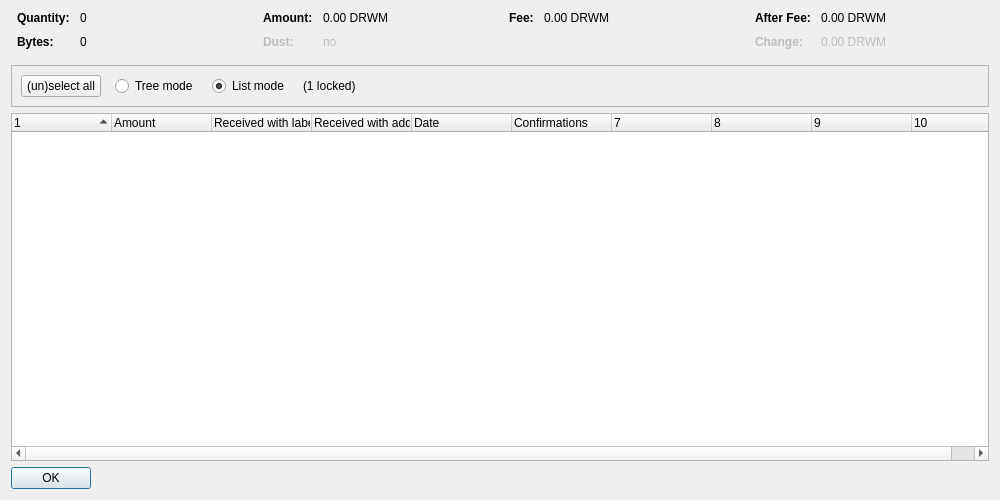
<?xml version="1.0" encoding="UTF-8"?>
<ui version="4.0">
 <class>CoinControlDialog</class>
 <widget class="QDialog" name="CoinControlDialog">
  <property name="geometry">
   <rect>
    <x>0</x>
    <y>0</y>
    <width>1000</width>
    <height>500</height>
   </rect>
  </property>
  <property name="windowTitle">
   <string>Coin Selection</string>
  </property>
  <layout class="QVBoxLayout" name="verticalLayout">
   <item>
    <layout class="QHBoxLayout" name="horizontalLayoutTop" stretch="0,0,0,0">
     <property name="topMargin">
      <number>0</number>
     </property>
     <property name="bottomMargin">
      <number>10</number>
     </property>
     <item>
      <layout class="QFormLayout" name="formLayoutCoinControl1">
       <property name="horizontalSpacing">
        <number>10</number>
       </property>
       <property name="verticalSpacing">
        <number>10</number>
       </property>
       <property name="leftMargin">
        <number>6</number>
       </property>
       <property name="rightMargin">
        <number>6</number>
       </property>
       <item row="0" column="0">
        <widget class="QLabel" name="labelCoinControlQuantityText">
         <property name="font">
          <font>
           <weight>75</weight>
           <bold>true</bold>
          </font>
         </property>
         <property name="text">
          <string>Quantity:</string>
         </property>
        </widget>
       </item>
       <item row="0" column="1">
        <widget class="QLabel" name="labelCoinControlQuantity">
         <property name="cursor">
          <cursorShape>IBeamCursor</cursorShape>
         </property>
         <property name="contextMenuPolicy">
          <enum>Qt::ActionsContextMenu</enum>
         </property>
         <property name="text">
          <string notr="true">0</string>
         </property>
         <property name="textInteractionFlags">
          <set>Qt::LinksAccessibleByMouse|Qt::TextSelectableByKeyboard|Qt::TextSelectableByMouse</set>
         </property>
        </widget>
       </item>
       <item row="1" column="0">
        <widget class="QLabel" name="labelCoinControlBytesText">
         <property name="font">
          <font>
           <weight>75</weight>
           <bold>true</bold>
          </font>
         </property>
         <property name="text">
          <string>Bytes:</string>
         </property>
        </widget>
       </item>
       <item row="1" column="1">
        <widget class="QLabel" name="labelCoinControlBytes">
         <property name="cursor">
          <cursorShape>IBeamCursor</cursorShape>
         </property>
         <property name="contextMenuPolicy">
          <enum>Qt::ActionsContextMenu</enum>
         </property>
         <property name="text">
          <string notr="true">0</string>
         </property>
         <property name="textInteractionFlags">
          <set>Qt::LinksAccessibleByMouse|Qt::TextSelectableByKeyboard|Qt::TextSelectableByMouse</set>
         </property>
        </widget>
       </item>
      </layout>
     </item>
     <item>
      <layout class="QFormLayout" name="formLayoutCoinControl2">
       <property name="horizontalSpacing">
        <number>10</number>
       </property>
       <property name="verticalSpacing">
        <number>10</number>
       </property>
       <property name="leftMargin">
        <number>6</number>
       </property>
       <property name="rightMargin">
        <number>6</number>
       </property>
       <item row="0" column="0">
        <widget class="QLabel" name="labelCoinControlAmountText">
         <property name="font">
          <font>
           <weight>75</weight>
           <bold>true</bold>
          </font>
         </property>
         <property name="text">
          <string>Amount:</string>
         </property>
        </widget>
       </item>
       <item row="0" column="1">
        <widget class="QLabel" name="labelCoinControlAmount">
         <property name="cursor">
          <cursorShape>IBeamCursor</cursorShape>
         </property>
         <property name="contextMenuPolicy">
          <enum>Qt::ActionsContextMenu</enum>
         </property>
         <property name="text">
          <string notr="true">0.00 DRWM</string>
         </property>
         <property name="textInteractionFlags">
          <set>Qt::LinksAccessibleByMouse|Qt::TextSelectableByKeyboard|Qt::TextSelectableByMouse</set>
         </property>
        </widget>
       </item>
       <item row="1" column="0">
        <widget class="QLabel" name="labelCoinControlLowOutputText">
         <property name="enabled">
          <bool>false</bool>
         </property>
         <property name="font">
          <font>
           <weight>75</weight>
           <bold>true</bold>
          </font>
         </property>
         <property name="text">
          <string>Dust:</string>
         </property>
        </widget>
       </item>
       <item row="1" column="1">
        <widget class="QLabel" name="labelCoinControlLowOutput">
         <property name="enabled">
          <bool>false</bool>
         </property>
         <property name="cursor">
          <cursorShape>IBeamCursor</cursorShape>
         </property>
         <property name="contextMenuPolicy">
          <enum>Qt::ActionsContextMenu</enum>
         </property>
         <property name="text">
          <string notr="true">no</string>
         </property>
         <property name="textInteractionFlags">
          <set>Qt::LinksAccessibleByMouse|Qt::TextSelectableByKeyboard|Qt::TextSelectableByMouse</set>
         </property>
        </widget>
       </item>
      </layout>
     </item>
     <item>
      <layout class="QFormLayout" name="formLayoutCoinControl3">
       <property name="horizontalSpacing">
        <number>10</number>
       </property>
       <property name="verticalSpacing">
        <number>10</number>
       </property>
       <property name="leftMargin">
        <number>6</number>
       </property>
       <property name="rightMargin">
        <number>6</number>
       </property>
       <item row="0" column="0">
        <widget class="QLabel" name="labelCoinControlFeeText">
         <property name="font">
          <font>
           <weight>75</weight>
           <bold>true</bold>
          </font>
         </property>
         <property name="text">
          <string>Fee:</string>
         </property>
        </widget>
       </item>
       <item row="0" column="1">
        <widget class="QLabel" name="labelCoinControlFee">
         <property name="cursor">
          <cursorShape>IBeamCursor</cursorShape>
         </property>
         <property name="contextMenuPolicy">
          <enum>Qt::ActionsContextMenu</enum>
         </property>
         <property name="text">
          <string notr="true">0.00 DRWM</string>
         </property>
         <property name="textInteractionFlags">
          <set>Qt::LinksAccessibleByMouse|Qt::TextSelectableByKeyboard|Qt::TextSelectableByMouse</set>
         </property>
        </widget>
       </item>
      </layout>
     </item>
     <item>
      <layout class="QFormLayout" name="formLayoutCoinControl4">
       <property name="horizontalSpacing">
        <number>10</number>
       </property>
       <property name="verticalSpacing">
        <number>10</number>
       </property>
       <property name="leftMargin">
        <number>6</number>
       </property>
       <property name="rightMargin">
        <number>6</number>
       </property>
       <item row="0" column="0">
        <widget class="QLabel" name="labelCoinControlAfterFeeText">
         <property name="font">
          <font>
           <weight>75</weight>
           <bold>true</bold>
          </font>
         </property>
         <property name="text">
          <string>After Fee:</string>
         </property>
        </widget>
       </item>
       <item row="0" column="1">
        <widget class="QLabel" name="labelCoinControlAfterFee">
         <property name="cursor">
          <cursorShape>IBeamCursor</cursorShape>
         </property>
         <property name="contextMenuPolicy">
          <enum>Qt::ActionsContextMenu</enum>
         </property>
         <property name="text">
          <string notr="true">0.00 DRWM</string>
         </property>
         <property name="textInteractionFlags">
          <set>Qt::LinksAccessibleByMouse|Qt::TextSelectableByKeyboard|Qt::TextSelectableByMouse</set>
         </property>
        </widget>
       </item>
       <item row="1" column="0">
        <widget class="QLabel" name="labelCoinControlChangeText">
         <property name="enabled">
          <bool>false</bool>
         </property>
         <property name="font">
          <font>
           <weight>75</weight>
           <bold>true</bold>
          </font>
         </property>
         <property name="text">
          <string>Change:</string>
         </property>
        </widget>
       </item>
       <item row="1" column="1">
        <widget class="QLabel" name="labelCoinControlChange">
         <property name="enabled">
          <bool>false</bool>
         </property>
         <property name="cursor">
          <cursorShape>IBeamCursor</cursorShape>
         </property>
         <property name="contextMenuPolicy">
          <enum>Qt::ActionsContextMenu</enum>
         </property>
         <property name="text">
          <string notr="true">0.00 DRWM</string>
         </property>
         <property name="textInteractionFlags">
          <set>Qt::LinksAccessibleByMouse|Qt::TextSelectableByKeyboard|Qt::TextSelectableByMouse</set>
         </property>
        </widget>
       </item>
      </layout>
     </item>
    </layout>
   </item>
   <item>
    <widget class="QFrame" name="frame">
     <property name="minimumSize">
      <size>
       <width>0</width>
       <height>40</height>
      </size>
     </property>
     <property name="frameShape">
      <enum>QFrame::StyledPanel</enum>
     </property>
     <property name="frameShadow">
      <enum>QFrame::Sunken</enum>
     </property>
     <layout class="QHBoxLayout" name="horizontalLayout">
      <item>
       <layout class="QHBoxLayout" name="horizontalLayoutPanel" stretch="0,0,0,0,0">
        <property name="spacing">
         <number>14</number>
        </property>
        <item>
         <widget class="QPushButton" name="pushButtonSelectAll">
          <property name="sizePolicy">
           <sizepolicy hsizetype="Maximum" vsizetype="Fixed">
            <horstretch>0</horstretch>
            <verstretch>0</verstretch>
           </sizepolicy>
          </property>
          <property name="text">
           <string>(un)select all</string>
          </property>
          <property name="autoDefault">
           <bool>false</bool>
          </property>
         </widget>
        </item>
        <item>
         <widget class="QRadioButton" name="radioTreeMode">
          <property name="sizePolicy">
           <sizepolicy hsizetype="Maximum" vsizetype="Fixed">
            <horstretch>0</horstretch>
            <verstretch>0</verstretch>
           </sizepolicy>
          </property>
          <property name="text">
           <string>Tree mode</string>
          </property>
         </widget>
        </item>
        <item>
         <widget class="QRadioButton" name="radioListMode">
          <property name="sizePolicy">
           <sizepolicy hsizetype="Maximum" vsizetype="Fixed">
            <horstretch>0</horstretch>
            <verstretch>0</verstretch>
           </sizepolicy>
          </property>
          <property name="text">
           <string>List mode</string>
          </property>
          <property name="checked">
           <bool>true</bool>
          </property>
         </widget>
        </item>
        <item>
         <widget class="QLabel" name="labelLocked">
          <property name="text">
           <string notr="true">(1 locked)</string>
          </property>
         </widget>
        </item>
        <item>
         <spacer name="horizontalSpacer">
          <property name="orientation">
           <enum>Qt::Horizontal</enum>
          </property>
          <property name="sizeHint" stdset="0">
           <size>
            <width>40</width>
            <height>20</height>
           </size>
          </property>
         </spacer>
        </item>
       </layout>
      </item>
     </layout>
    </widget>
   </item>
   <item>
    <widget class="CoinControlTreeWidget" name="treeWidget">
     <property name="contextMenuPolicy">
      <enum>Qt::CustomContextMenu</enum>
     </property>
     <property name="sortingEnabled">
      <bool>false</bool>
     </property>
     <property name="columnCount">
      <number>10</number>
     </property>
     <attribute name="headerShowSortIndicator" stdset="0">
      <bool>true</bool>
     </attribute>
     <attribute name="headerStretchLastSection">
      <bool>false</bool>
     </attribute>
     <column>
      <property name="text">
       <string/>
      </property>
     </column>
     <column>
      <property name="text">
       <string>Amount</string>
      </property>
     </column>
     <column>
      <property name="text">
       <string>Received with label</string>
      </property>
     </column>
     <column>
      <property name="text">
       <string>Received with address</string>
      </property>
     </column>
     <column>
      <property name="text">
       <string>Date</string>
      </property>
     </column>
     <column>
      <property name="text">
       <string>Confirmations</string>
      </property>
      <property name="toolTip">
       <string>Confirmed</string>
      </property>
     </column>
     <column>
      <property name="text">
       <string/>
      </property>
     </column>
     <column>
      <property name="text">
       <string/>
      </property>
     </column>
     <column>
      <property name="text">
       <string/>
      </property>
     </column>
     <column>
      <property name="text">
       <string/>
      </property>
     </column>
    </widget>
   </item>
   <item>
    <widget class="QDialogButtonBox" name="buttonBox">
     <property name="sizePolicy">
      <sizepolicy hsizetype="Maximum" vsizetype="Fixed">
       <horstretch>0</horstretch>
       <verstretch>0</verstretch>
      </sizepolicy>
     </property>
     <property name="orientation">
      <enum>Qt::Horizontal</enum>
     </property>
     <property name="standardButtons">
      <set>QDialogButtonBox::Ok</set>
     </property>
    </widget>
   </item>
  </layout>
 </widget>
 <customwidgets>
  <customwidget>
   <class>CoinControlTreeWidget</class>
   <extends>QTreeWidget</extends>
   <header>coincontroltreewidget.h</header>
  </customwidget>
 </customwidgets>
 <resources/>
 <connections/>
</ui>
